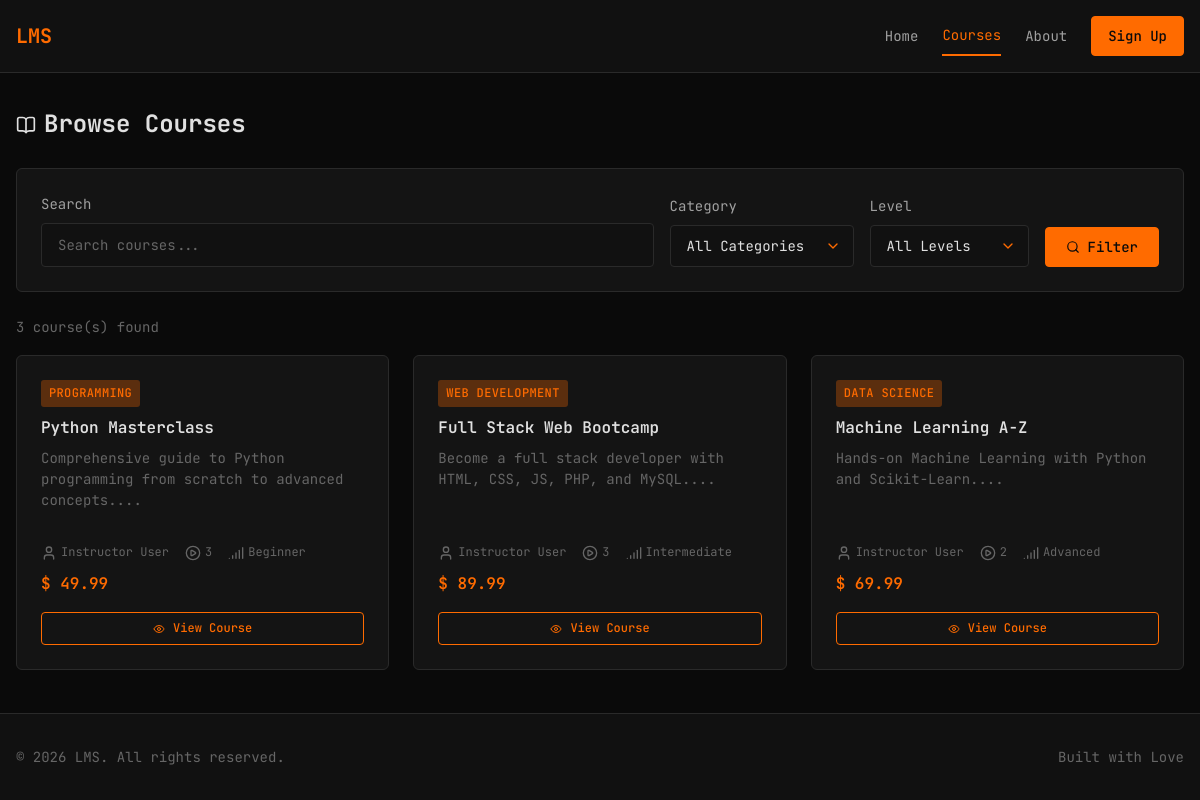
/courses.php, run on the app's committed database.
### tables this page shows
CREATE TABLE courses (
    id INT AUTO_INCREMENT PRIMARY KEY,
    title VARCHAR(200) NOT NULL,
    description TEXT,
    category_id INT,
    instructor_id INT,
    price DECIMAL(10,2) DEFAULT 0.00,
    duration VARCHAR(50),
    level ENUM('beginner', 'intermediate', 'advanced') DEFAULT 'beginner',
    created_at TIMESTAMP DEFAULT CURRENT_TIMESTAMP,
    FOREIGN KEY (category_id) REFERENCES categories(id) ON DELETE SET NULL,
    FOREIGN KEY (instructor_id) REFERENCES users(id) ON DELETE SET NULL
);

CREATE TABLE categories (
    id INT AUTO_INCREMENT PRIMARY KEY,
    name VARCHAR(100) NOT NULL,
    description TEXT
);

CREATE TABLE users (
    id INT AUTO_INCREMENT PRIMARY KEY,
    name VARCHAR(100) NOT NULL,
    email VARCHAR(150) NOT NULL UNIQUE,
    password VARCHAR(255) NOT NULL,
    role ENUM('admin', 'instructor', 'student') NOT NULL DEFAULT 'student',
    bio TEXT,
    experience TEXT,
    verified TINYINT(1) NOT NULL DEFAULT 1,
    created_at TIMESTAMP DEFAULT CURRENT_TIMESTAMP
);

### config/auth.php (called while the page is built, shortened)
<?php
function e($string)
{
    return htmlspecialchars($string, ENT_QUOTES, 'UTF-8');
}

### public/courses.php (the view, shortened to what this page needs)
<?php
require_once __DIR__ . '/../config/auth.php';
$pdo = getDBConnection();
$search = isset($_GET['search']) ? trim($_GET['search']) : '';
$sql = "
    SELECT c.*, cat.name as category_name, u.name as instructor_name,
           (SELECT COUNT(*) FROM lessons WHERE course_id = c.id) as lesson_count
    FROM courses c
    LEFT JOIN categories cat ON c.category_id = cat.id
    LEFT JOIN users u ON c.instructor_id = u.id
    WHERE 1=1
";
$params = [];
$sql .= " ORDER BY c.created_at DESC";
$stmt = $pdo->prepare($sql);
$stmt->execute($params);
$courses = $stmt->fetchAll();
$enrolledCourseIds = [];
include __DIR__ . '/../includes/header.php';
include __DIR__ . '/../includes/navbar.php';
?>
<main class="main-content">
    <div class="container">
        <div class="flex flex-between flex-center mb-3">
            <h1 class="page-title">
                <i data-lucide="book-open"></i>
                <span>Browse Courses</span>
            </h1>
        </div>
        <div class="card mb-3">
            <form method="GET" action="" class="filter-form">
                <div class="form-group form-group-flex">
                    <label class="form-label" for="search">Search</label>
                    <input type="text" id="search" name="search" class="form-input" placeholder="Search courses..."
                        value="<?php echo e($search); ?>">
                </div>
                <div class="form-group form-group-inline">
                    <label class="form-label" for="category">Category</label>
                    <select id="category" name="category" class="form-input">
                        <option value="0">All Categories</option>
                    </select>
                </div>
                <div class="form-group form-group-inline">
                    <label class="form-label" for="level">Level</label>
                    <select id="level" name="level" class="form-input">
                        <option value="">All Levels</option>
                    </select>
                </div>
                <button type="submit" class="btn btn-primary">
                    <i data-lucide="search"></i> Filter
                </button>
            </form>
        </div>
        <?php if (empty($courses)): ?>
            <div class="card">
                <p class="text-dim text-center">
                    <i data-lucide="search"></i> No courses found.
                </p>
            </div>
        <?php else: ?>
            <p class="text-dim text-sm mb-2">
                <?php echo count($courses); ?> course(s) found
            </p>
            <div class="grid grid-3">
                <?php foreach ($courses as $course):
                    $isEnrolled = in_array($course['id'], $enrolledCourseIds);
                ?>
                    <div class="card course-card">
                        <div class="flex flex-between flex-center">
                            <span class="badge badge-primary">
                                <?php echo e($course['category_name'] ?? 'Uncategorized'); ?>
                            </span>
                        </div>
                        <h3 class="course-title">
                            <?php echo e($course['title']); ?>
                        </h3>
                        <p class="text-sm text-dim course-desc">
                            <?php echo e(substr($course['description'] ?? '', 0, 100)); ?>...
                        </p>
                        <div class="card-meta">
                            <span><i data-lucide="user"></i>
                                <?php echo e($course['instructor_name'] ?? 'TBA'); ?>
                            </span>
                            <span><i data-lucide="play-circle"></i>
                                <?php echo $course['lesson_count']; ?>
                            </span>
                            <span><i data-lucide="signal"></i>
                                <?php echo ucfirst(e($course['level'])); ?>
                            </span>
                        </div>
                        <?php if (!$isEnrolled): ?>
                            <?php if ($course['price'] > 0): ?>
                                <p class="text-orange mt-1 price-text">$
                                    <?php echo number_format($course['price'], 2); ?>
                                </p>
                            <?php else: ?>
                                <p class="text-success mt-1 price-text">Free</p>
                            <?php endif; ?>
                        <?php endif; ?>
                        <?php if ($isEnrolled): ?>
                            <a href="<?php echo BASE_PATH; ?>/public/course-details.php?id=<?php echo $course['id']; ?>"
                                class="btn btn-primary btn-sm mt-2 w-full">
                                <i data-lucide="play"></i> Continue Learning
                            </a>
                        <?php else: ?>
                            <a href="<?php echo BASE_PATH; ?>/public/course-details.php?id=<?php echo $course['id']; ?>"
                                class="btn btn-secondary btn-sm mt-2 w-full">
                                <i data-lucide="eye"></i> View Course
                            </a>
                        <?php endif; ?>
                    </div>
                <?php endforeach; ?>
            </div>
        <?php endif; ?>
    </div>
</main>
<?php include __DIR__ . '/../includes/footer.php'; ?>

### assets/css/style.css (style rules this page uses)
:root { --bg-primary: #0a0a0a; --bg-secondary: #111111; --bg-tertiary: #1a1a1a; --bg-card: #141414; --orange-primary: #ff6b00; --orange-secondary: #ff8c00; --orange-dim: #cc5500; --orange-glow: rgba(255, 107, 0, 0.3); --text-primary: #e0e0e0; --text-secondary: #a0a0a0; --text-dim: #666666; --border-color: #2a2a2a; --success: #00cc66; --error: #ff3333; --warning: #ffcc00; --font-mono: 'JetBrains Mono', 'Consolas', 'Monaco', monospace; }
*, *::before, *::after { box-sizing: border-box; margin: 0; padding: 0; }
html { font-size: 16px; scroll-behavior: smooth; }
body { font-family: var(--font-mono); background-color: var(--bg-primary); color: var(--text-primary); line-height: 1.6; min-height: 100vh; }
a { color: var(--orange-primary); text-decoration: none; transition: color 0.2s ease; }
.container { max-width: 1200px; margin: 0 auto; padding: 0 1rem; }
.main-content { flex: 1; padding: 2rem 0; }
.btn { display: inline-flex; align-items: center; justify-content: center; gap: 0.5rem; padding: 0.625rem 1.25rem; font-family: var(--font-mono); font-size: 0.875rem; font-weight: 500; border: 1px solid transparent; border-radius: 4px; cursor: pointer; transition: all 0.2s ease; text-decoration: none; }
.btn-primary { background-color: var(--orange-primary); color: var(--bg-primary); border-color: var(--orange-primary); }
.btn-secondary { background-color: transparent; color: var(--orange-primary); border-color: var(--orange-primary); }
.btn-sm { padding: 0.375rem 0.75rem; font-size: 0.75rem; }
.card { background-color: var(--bg-card); border: 1px solid var(--border-color); border-radius: 6px; padding: 1.5rem; transition: border-color 0.2s ease; }
.form-group { margin-bottom: 1.25rem; }
.form-label { display: block; margin-bottom: 0.5rem; font-size: 0.875rem; color: var(--text-secondary); }
.form-input { width: 100%; padding: 0.75rem 1rem; font-family: var(--font-mono); font-size: 0.875rem; color: var(--text-primary); background-color: var(--bg-secondary); border: 1px solid var(--border-color); border-radius: 4px; transition: border-color 0.2s ease, box-shadow 0.2s ease; }
.form-input::placeholder { color: var(--text-dim); }
select.form-input { cursor: pointer; appearance: none; -webkit-appearance: none; -moz-appearance: none; background-repeat: no-repeat; background-position: right 0.75rem center; background-size: 1rem; padding-right: 2.5rem; }
select.form-input option { background-color: var(--bg-card); color: var(--text-primary); }
.badge { display: inline-flex; align-items: center; padding: 0.25rem 0.5rem; font-size: 0.75rem; font-weight: 500; border-radius: 3px; text-transform: uppercase; letter-spacing: 0.03em; }
.badge-primary { background-color: var(--orange-glow); color: var(--orange-primary); }
.grid { display: grid; gap: 1.5rem; }
.grid-3 { grid-template-columns: repeat(3, 1fr); }
.course-card { display: flex; flex-direction: column; }
.course-card .card-meta { display: flex; gap: 1rem; margin-top: auto; padding-top: 1rem; font-size: 0.75rem; color: var(--text-dim); }
.course-card .card-meta span { display: flex; align-items: center; gap: 0.25rem; }
.text-orange { color: var(--orange-primary); }
.text-dim { color: var(--text-dim); }
.text-sm { font-size: 0.875rem; }
.mt-1 { margin-top: 0.5rem; }
.mt-2 { margin-top: 1rem; }
.mb-2 { margin-bottom: 1rem; }
.mb-3 { margin-bottom: 1.5rem; }
.flex { display: flex; }
.flex-between { justify-content: space-between; }
.flex-center { align-items: center; }
svg.lucide { width: 1rem; height: 1rem; flex-shrink: 0; }
.btn svg.lucide { width: 0.875rem; height: 0.875rem; }
.btn-sm svg.lucide { width: 0.75rem; height: 0.75rem; }
.page-title { display: flex; align-items: center; gap: 0.5rem; font-size: 1.5rem; margin-bottom: 0; }
.page-title svg.lucide { width: 1.25rem; height: 1.25rem; }
.course-title { font-size: 1rem; margin: 0.5rem 0; font-weight: 600; }
.flex.flex-center svg.lucide { flex-shrink: 0; }
.filter-form { display: flex; gap: 1rem; flex-wrap: wrap; align-items: flex-end; }
.w-full { width: 100%; }
.form-group-inline { margin-bottom: 0; }
.form-group-flex { margin-bottom: 0; flex: 1; min-width: 200px; }
.course-desc { margin-bottom: 1rem; line-height: 1.5; }
.price-text { font-weight: 600; }

### data on the page
courses: category.name "PROGRAMMING", title "Python Masterclass", description "Comprehensive guide to Python programming from scratch to advanced concepts.", instructor.name "Instructor User", lesson_count "3", level "Beginner", price "49.99"
courses: category.name "WEB DEVELOPMENT", title "Full Stack Web Bootcamp", description "Become a full stack developer with HTML, CSS, JS, PHP, and MySQL.", instructor.name "Instructor User", lesson_count "3", level "Intermediate", price "89.99"
courses: category.name "DATA SCIENCE", title "Machine Learning A-Z", description "Hands-on Machine Learning with Python and Scikit-Learn.", instructor.name "Instructor User", lesson_count "2", level "Advanced", price "69.99"

### other printed values
count($courses) "3"
